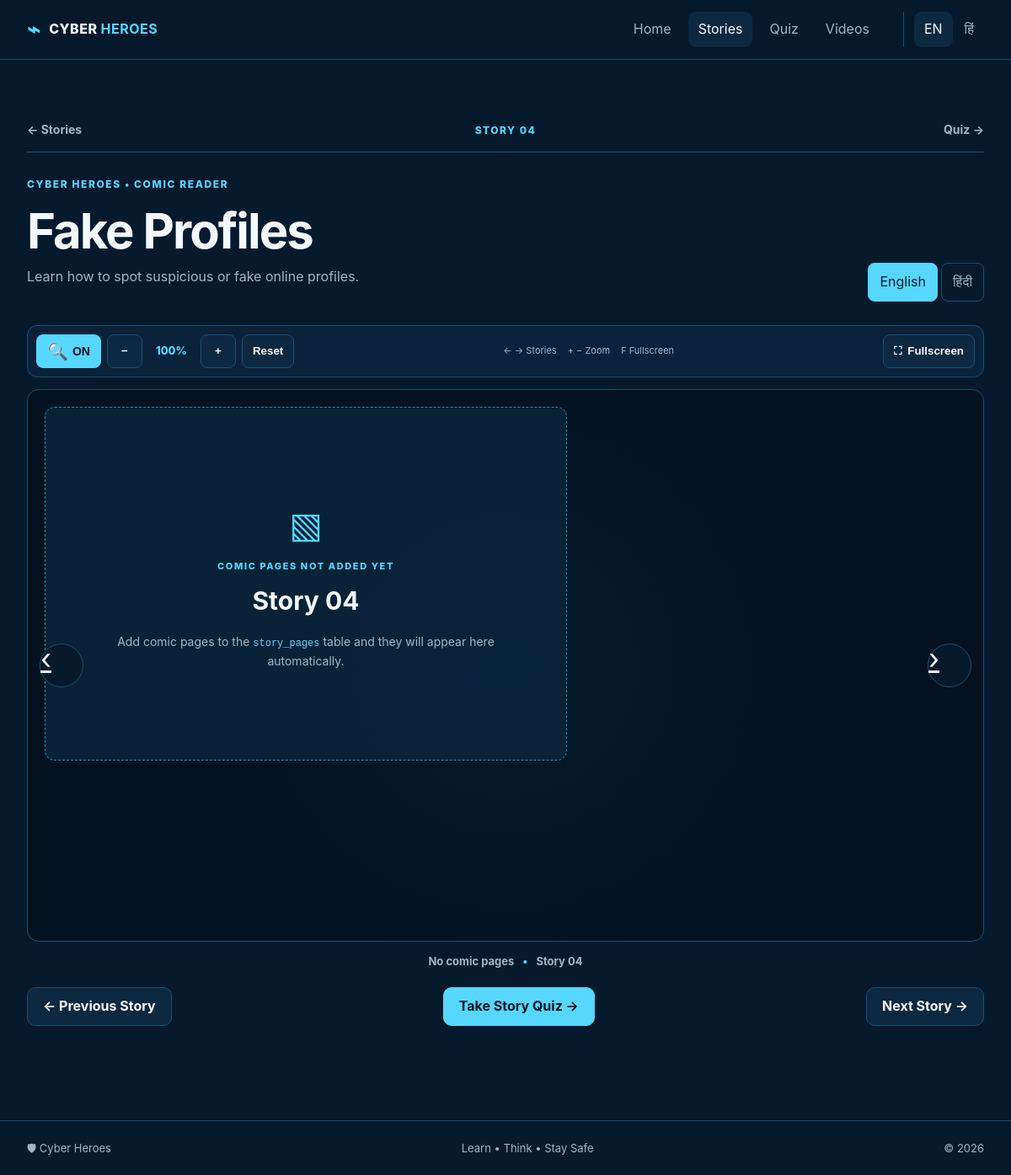
The page /story.php?id=4&lang=english on the database its author committed.
### tables this page shows
CREATE TABLE IF NOT EXISTS stories (
    id INT UNSIGNED AUTO_INCREMENT PRIMARY KEY,
    story_number INT UNSIGNED NOT NULL UNIQUE,
    title_en VARCHAR(255) NOT NULL,
    title_hi VARCHAR(255) NOT NULL,
    description_en TEXT NULL,
    description_hi TEXT NULL,
    lesson_en TEXT NULL,
    lesson_hi TEXT NULL,
    is_active TINYINT(1) NOT NULL DEFAULT 1,
    created_at TIMESTAMP DEFAULT CURRENT_TIMESTAMP,
    updated_at TIMESTAMP DEFAULT CURRENT_TIMESTAMP ON UPDATE CURRENT_TIMESTAMP
);

### config/app.php (called while the page is built, shortened)
<?php
function e(?string $value): string
{
    return htmlspecialchars($value ?? '', ENT_QUOTES, 'UTF-8');
}

### story.php (the view, shortened to what this page needs)
<?php
require_once __DIR__ . '/config/database.php';
$id = filter_input(
    INPUT_GET,
    'id',
    FILTER_VALIDATE_INT,
    ['options' => ['min_range' => 1]]
);
$stmt = $pdo->prepare(
    'SELECT * FROM stories
     WHERE id = ? AND is_active = 1
     LIMIT 1'
);
$stmt->execute([$id]);
$story = $stmt->fetch();
$prevStmt = $pdo->prepare(
    'SELECT id, story_number, title_en, title_hi
     FROM stories
     WHERE is_active = 1
       AND story_number < ?
     ORDER BY story_number DESC
     LIMIT 1'
);
$prevStmt->execute([(int)$story['story_number']]);
$previousStory = $prevStmt->fetch();
$nextStmt = $pdo->prepare(
    'SELECT id, story_number, title_en, title_hi
     FROM stories
     WHERE is_active = 1
       AND story_number > ?
     ORDER BY story_number ASC
     LIMIT 1'
);
$nextStmt->execute([(int)$story['story_number']]);
$nextStory = $nextStmt->fetch();
$comicPages = [];
require __DIR__ . '/includes/header.php';
?>
<section class="story-reader section-shell">
    <div class="reader-topbar">
        <a
            class="reader-back"
            href="stories.php?lang=<?= e($lang) ?>"
        >
            ← Stories
        </a>
        <span class="reader-story-label">
            STORY
            <?= str_pad(
                (string)$story['story_number'],
                2,
                '0',
                STR_PAD_LEFT
            ) ?>
        </span>
        <a
            class="reader-quiz-link"
            href="quiz.php?id=<?= (int)$story['id'] ?>&lang=<?= e($lang) ?>"
        >
            Quiz →
        </a>
    </div>
    <div class="reader-heading">
        <div class="reader-title-block">
            <span class="eyebrow">
                CYBER HEROES • COMIC READER
            </span>
            <h1>
                <?= e(
                    $lang === 'hindi'
                        ? $story['title_hi']
                        : $story['title_en']
                ) ?>
            </h1>
            <p>
                <?= e(
                    $lang === 'hindi'
                        ? $story['description_hi']
                        : $story['description_en']
                ) ?>
            </p>
        </div>
        <div
            class="reader-language"
            aria-label="Language selection"
        >
            <a
                class="<?= $lang === 'english' ? 'active' : '' ?>"
                href="story.php?id=<?= (int)$story['id'] ?>&lang=english"
            >
                English
            </a>
            <a
                class="<?= $lang === 'hindi' ? 'active' : '' ?>"
                href="story.php?id=<?= (int)$story['id'] ?>&lang=hindi"
            >
                हिंदी
            </a>
        </div>
    </div>
    <div class="reader-toolbar" aria-label="Comic controls">
        <div class="reader-tool-group">
            <button
                type="button"
                id="zoom-mode-button"
                class="zoom-mode-button active"
                aria-pressed="true"
                title="Click to turn image click-to-fullscreen mode on or off"
            >
                <span class="zoom-icon" aria-hidden="true">🔍</span>
                <span id="zoom-mode-text">ON</span>
            </button>
            <button
                type="button"
                id="zoom-out-button"
                title="Zoom out"
            >−</button>
            <span class="zoom-value" id="zoom-value">100%</span>
            <button
                type="button"
                id="zoom-in-button"
                title="Zoom in"
            >+</button>
            <button
                type="button"
                id="zoom-reset-button"
                title="Reset zoom"
            >Reset</button>
        </div>
        <div class="reader-tool-group reader-shortcuts">
            <span>← → Stories</span>
            <span>+ − Zoom</span>
            <span>F Fullscreen</span>
        </div>
        <button
            class="fullscreen-button"
            id="fullscreen-button"
            type="button"
            title="Open comic in fullscreen (F)"
        >
            <span aria-hidden="true">⛶</span>
            <span>Fullscreen</span>
        </button>
    </div>
    <div
        class="comic-stage"
        data-comic-stage
    >
        <div
            class="comic-viewer"
            tabindex="0"
            aria-label="Comic reader"
        >
            <?php if (!empty($comicPages)): ?>
                <div
                    class="comic-canvas"
                >
                    <img
                        class="comic-page-image"
                        src="<?= e($comicPages[0]['image']) ?>"
                        alt="<?= e(
                            ($lang === 'hindi'
                                ? $story['title_hi']
                                : $story['title_en'])
                            . ' - Page '
                            . $comicPages[0]['number']
                        ) ?>"
                        draggable="false"
                    >
                </div>
            <?php else: ?>
                <div class="comic-empty">
                    <div class="comic-empty-icon">
                        ▧
                    </div>
                    <span>
                        COMIC PAGES NOT ADDED YET
                    </span>
                    <strong>
                        Story
                        <?= str_pad(
                            (string)$story['story_number'],
                            2,
                            '0',
                            STR_PAD_LEFT
                        ) ?>
                    </strong>
                    <p>
                        Add comic pages to the
                        <code>story_pages</code>
                        table and they will appear here automatically.
                    </p>
                </div>
            <?php endif; ?>
        </div>
        <?php if ($previousStory): ?>
    <a
        class="stage-arrow stage-prev"
        href="story.php?id=<?= (int)$previousStory['id'] ?>&lang=<?= e($lang) ?>"
        aria-label="Previous story"
        title="Previous Story"
    >
        <span class="arrow-icon" aria-hidden="true">‹</span>
    </a>
<?php endif; ?>
<?php if ($nextStory): ?>
    <a
        class="stage-arrow stage-next"
        href="story.php?id=<?= (int)$nextStory['id'] ?>&lang=<?= e($lang) ?>"
        aria-label="Next story"
        title="Next Story"
    >
        <span class="arrow-icon" aria-hidden="true">›</span>
    </a>
<?php endif; ?>
    </div>
    <div class="reader-status">
        <span data-page-label>
            <?php if (!empty($comicPages)): ?>
                Page 1 of <?= count($comicPages) ?>
            <?php else: ?>
                No comic pages
            <?php endif; ?>
        </span>
        <span class="reader-dot">
            •
        </span>
        <span data-story-label>
            Story
            <?= str_pad(
                (string)$story['story_number'],
                2,
                '0',
                STR_PAD_LEFT
            ) ?>
        </span>
    </div>
    <div class="reader-navigation">
        <?php if ($previousStory): ?>
            <a
                class="btn btn-secondary"
                href="story.php?id=<?= (int)$previousStory['id'] ?>&lang=<?= e($lang) ?>"
            >
                ← Previous Story
            </a>
        <?php endif; ?>
        <a
            class="btn btn-primary"
            href="quiz.php?id=<?= (int)$story['id'] ?>&lang=<?= e($lang) ?>"
        >
            Take Story Quiz →
        </a>
        <?php if ($nextStory): ?>
            <a
                class="btn btn-secondary"
                href="story.php?id=<?= (int)$nextStory['id'] ?>&lang=<?= e($lang) ?>"
            >
                Next Story →
            </a>
        <?php endif; ?>
    </div>
</section>
<?php require __DIR__ . '/includes/footer.php'; ?>

### story.php (style rules this page uses)
.comic-viewer, .comic-canvas, .comic-page-image { touch-action: none !important; }

### rows shown on the page
stories: story_number "04", title_en "Fake Profiles", description_en "Learn how to spot suspicious or fake online profiles."
